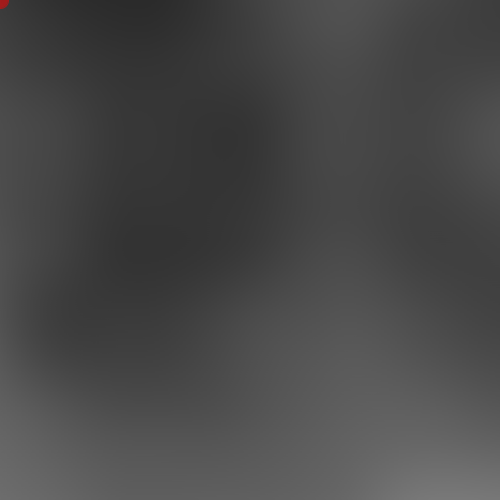
Frame 1 (no input)
Frame 60 (the mouse pressed at the canvas centre just before this capture): identical to frame 1, image omitted
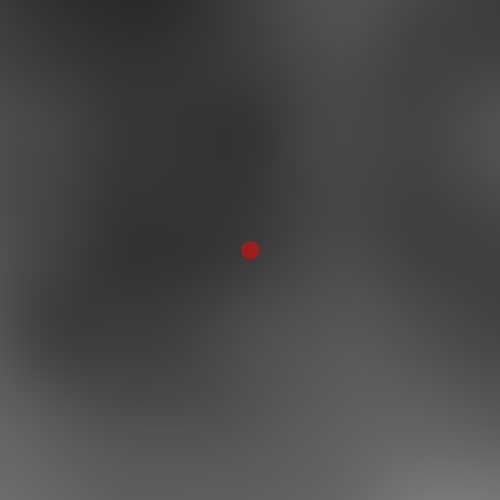
Frame 120 (the mouse held since frame 60 and released just before this capture)

The Processing sketch that drew these frames (run headless with seeded random() and noise(); from frame 60 on, the mouse is pressed at the canvas centre):

// Processing sketch: perlin2Dinteract
// ── perlin2Dinteract.pde
float r = random(10000);
float stepSize = random(0.005);
color c;
float value;

void setup() {
  size(500, 500);
}

void draw() {

  loadPixels();
  for (int i = 0; i < pixels.length; i++) {
    value = noise(i % width * stepSize + r, i/height * stepSize + r);
    c = color(value * 255);
    pixels[i] = c; 
  }
  updatePixels();
  
  fill(255,0,0, 255 - value * 255);
  stroke(255,0,0, 255 - value * 255);
  circle(mouseX,mouseY, pow(noise(mouseX * stepSize + r, mouseY * stepSize + r),2) * 300);
}
